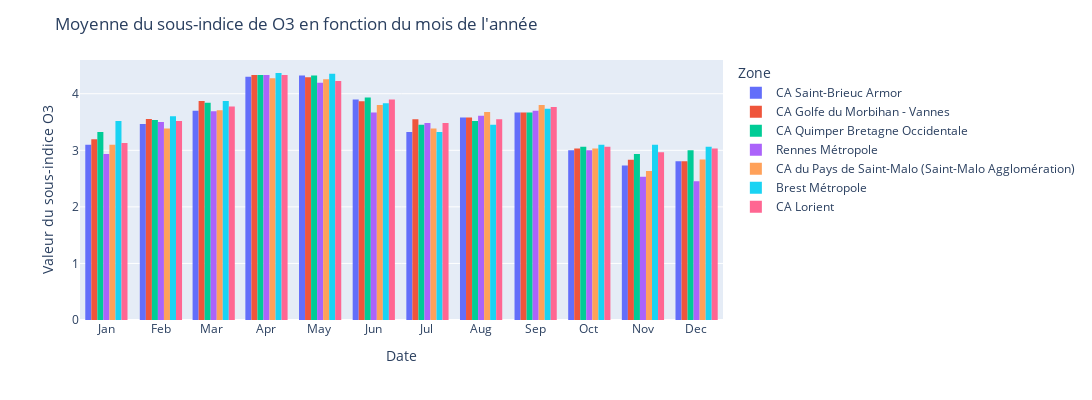

This figure's notebook cell:
### Code cell
fig_o3

### Figure 1 — Plotly figure (JSON) as saved in the notebook; plotly's stock layout.template omitted (floating-point values rounded to 4 significant figures; data arrays with more than 128 entries replaced by an {"elided": "..."} marker saying what was removed)
{"data": [{"alignmentgroup": "True", "bingroup": "x", "histfunc": "avg", "hovertemplate": "Zone=CA Saint-Brieuc Armor<br>Date=%{x}<br>avg of Sous-indice O3=%{y}<extra></extra>", "legendgroup": "CA Saint-Brieuc Armor", "marker": {"color": "#636efa"}, "name": "CA Saint-Brieuc Armor", "offsetgroup": "CA Saint-Brieuc Armor", "orientation": "v", "showlegend": true, "type": "histogram", "x": {"elided": "365 str values"}, "xaxis": "x", "y": {"elided": "365 int values"}, "yaxis": "y"}, {"alignmentgroup": "True", "bingroup": "x", "histfunc": "avg", "hovertemplate": "Zone=CA Golfe du Morbihan - Vannes<br>Date=%{x}<br>avg of Sous-indice O3=%{y}<extra></extra>", "legendgroup": "CA Golfe du Morbihan - Vannes", "marker": {"color": "#EF553B"}, "name": "CA Golfe du Morbihan - Vannes", "offsetgroup": "CA Golfe du Morbihan - Vannes", "orientation": "v", "showlegend": true, "type": "histogram", "x": {"elided": "365 str values"}, "xaxis": "x", "y": {"elided": "365 int values"}, "yaxis": "y"}, {"alignmentgroup": "True", "bingroup": "x", "histfunc": "avg", "hovertemplate": "Zone=CA Quimper Bretagne Occidentale<br>Date=%{x}<br>avg of Sous-indice O3=%{y}<extra></extra>", "legendgroup": "CA Quimper Bretagne Occidentale", "marker": {"color": "#00cc96"}, "name": "CA Quimper Bretagne Occidentale", "offsetgroup": "CA Quimper Bretagne Occidentale", "orientation": "v", "showlegend": true, "type": "histogram", "x": {"elided": "366 str values"}, "xaxis": "x", "y": {"elided": "366 int values"}, "yaxis": "y"}, {"alignmentgroup": "True", "bingroup": "x", "histfunc": "avg", "hovertemplate": "Zone=Rennes Métropole<br>Date=%{x}<br>avg of Sous-indice O3=%{y}<extra></extra>", "legendgroup": "Rennes Métropole", "marker": {"color": "#ab63fa"}, "name": "Rennes Métropole", "offsetgroup": "Rennes Métropole", "orientation": "v", "showlegend": true, "type": "histogram", "x": {"elided": "362 str values"}, "xaxis": "x", "y": {"elided": "362 int values"}, "yaxis": "y"}, {"alignmentgroup": "True", "bingroup": "x", "histfunc": "avg", "hovertemplate": "Zone=CA du Pays de Saint-Malo (Saint-Malo Agglomération)<br>Date=%{x}<br>avg of Sous-indice O3=%{y}<extra></extra>", "legendgroup": "CA du Pays de Saint-Malo (Saint-Malo Agglomération)", "marker": {"color": "#FFA15A"}, "name": "CA du Pays de Saint-Malo (Saint-Malo Agglomération)", "offsetgroup": "CA du Pays de Saint-Malo (Saint-Malo Agglomération)", "orientation": "v", "showlegend": true, "type": "histogram", "x": {"elided": "363 str values"}, "xaxis": "x", "y": {"elided": "363 int values"}, "yaxis": "y"}, {"alignmentgroup": "True", "bingroup": "x", "histfunc": "avg", "hovertemplate": "Zone=Brest Métropole<br>Date=%{x}<br>avg of Sous-indice O3=%{y}<extra></extra>", "legendgroup": "Brest Métropole", "marker": {"color": "#19d3f3"}, "name": "Brest Métropole", "offsetgroup": "Brest Métropole", "orientation": "v", "showlegend": true, "type": "histogram", "x": {"elided": "361 str values"}, "xaxis": "x", "y": {"elided": "361 int values"}, "yaxis": "y"}, {"alignmentgroup": "True", "bingroup": "x", "histfunc": "avg", "hovertemplate": "Zone=CA Lorient<br>Date=%{x}<br>avg of Sous-indice O3=%{y}<extra></extra>", "legendgroup": "CA Lorient", "marker": {"color": "#FF6692"}, "name": "CA Lorient", "offsetgroup": "CA Lorient", "orientation": "v", "showlegend": true, "type": "histogram", "x": {"elided": "365 str values"}, "xaxis": "x", "y": {"elided": "365 int values"}, "yaxis": "y"}], "layout": {"barmode": "group", "height": 400, "legend": {"title": {"text": "Zone"}, "tracegroupgap": 0}, "margin": {"t": 60}, "title": {"text": "Moyenne du sous-indice de O3 en fonction du mois de l'année"}, "width": 1200, "xaxis": {"anchor": "y", "domain": [0, 1], "dtick": "M1", "tickformat": "%b", "title": {"text": "Date"}}, "yaxis": {"anchor": "x", "domain": [0, 1], "title": {"text": "Valeur du sous-indice O3"}}}}
